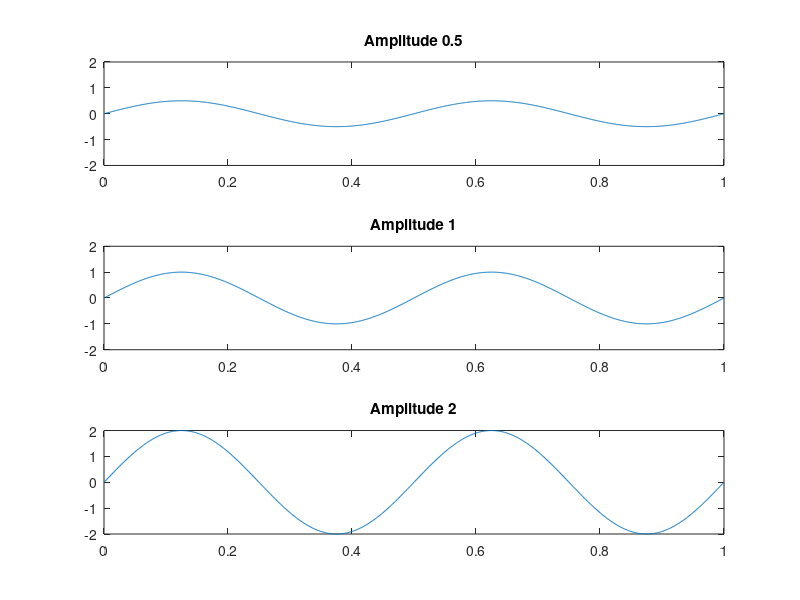

MATLAB code to generate this figure:
% Task 1: Create a Sine Wave
%Generate a sine wave in MATLAB.
%
%Requirements:
%
%Amplitude = 1
%Frequency = 5 Hz
%Duration = 1 second

t = 0 : 0.001 : 1; % if sampling rate is the same as frequency readings will show a straight line. sampling has to be much faster
w1 = sin(2*pi*5*t);

%Create a plot with:
%
%Title
%X-axis label
%Y-axis label
%Grid enabled

plot(t, w1)
%%
% Task 2: Compare Different Frequencies
%
%Generate three sine waves:
%
%2 Hz
%5 Hz
%10 Hz

w2 = sin(2*pi*2*t);
w3 = sin(2*pi*10*t);

%Display them using subplots.

subplot(3,1,1)
plot(t,w2)
title("2Hz")

subplot(3,1,2);
plot(t,w1)
title("5Hz")

subplot(3,1,3);
plot(t,w3)
title("10Hz")
%
%Answer these questions in your README:
%
%Which signal changes fastest?
%Which signal has the lowest frequency?
%How can you see the difference in the plots?

%%
%Task 3: Compare Different Amplitudes
%
%Generate three sine waves with amplitudes:
%
%0.5
%1
%2
%Use the same frequency for all signals.
%
%Display them using subplots.

w4 = 0.5 *sin(2*pi*2*t);
w5 = sin(2*pi*2*t);
w6 = 2 *sin(2*pi*2*t);

subplot(3,1,1)
plot(t,w4)
ylim([-2 2])
title("Amplitude 0.5")

subplot(3,1,2);
plot(t,w5)
ylim([-2 2])
title("Amplitude 1")

subplot(3,1,3);
plot(t,w6)
ylim([-2 2])
title("Amplitude 2")
%
%Answer these questions in your README:
%
%Which signal has the largest amplitude?
%Does changing amplitude change frequency?
%Give one real-world example where amplitude is important.
% Task 4: Add Noise
%
%Generate a clean sine wave.
%
%Add random noise to create a noisy signal.
%
%Display:
%
%Clean signal
%Noisy signal
%using subplots.
%
%Answer these questions in your README:
%
%What changed after adding noise?
%Can you still recognize the original signal?
%Give one real-world source of signal noise.
%Task 5: Save Figures
%
%Save the following figures as PNG files:
%
%frequency_comparison.png
%
%amplitude_comparison.png
%
%clean_vs_noisy_signal.png
%
% Task 6: Use AI Responsibly
%
%You may use:
%
%ChatGPT
%GitHub Copilot
%Claude
%Gemini
%Other AI assistants
%Ask AI for help with one MATLAB task.
%
%Include the following in your README:
%
%AI Tool Used:
%
% Prompt:
%
% What AI Suggested:
%
% Did the code work immediately?
%
% What did you modify?
%
% How did you verify the result?
%
%Remember:
%
%AI is allowed. Verification is mandatory.
%
% GitHub Submission
%
%Create the folder:
%
%Lecture01
%
%Upload:
%
%Lecture01_signal_visualization.m
%
%README.md
%
% frequency_comparison.png
%
%amplitude_comparison.png
%
%clean_vs_noisy_signal.png
%
% Submit to Moodle
